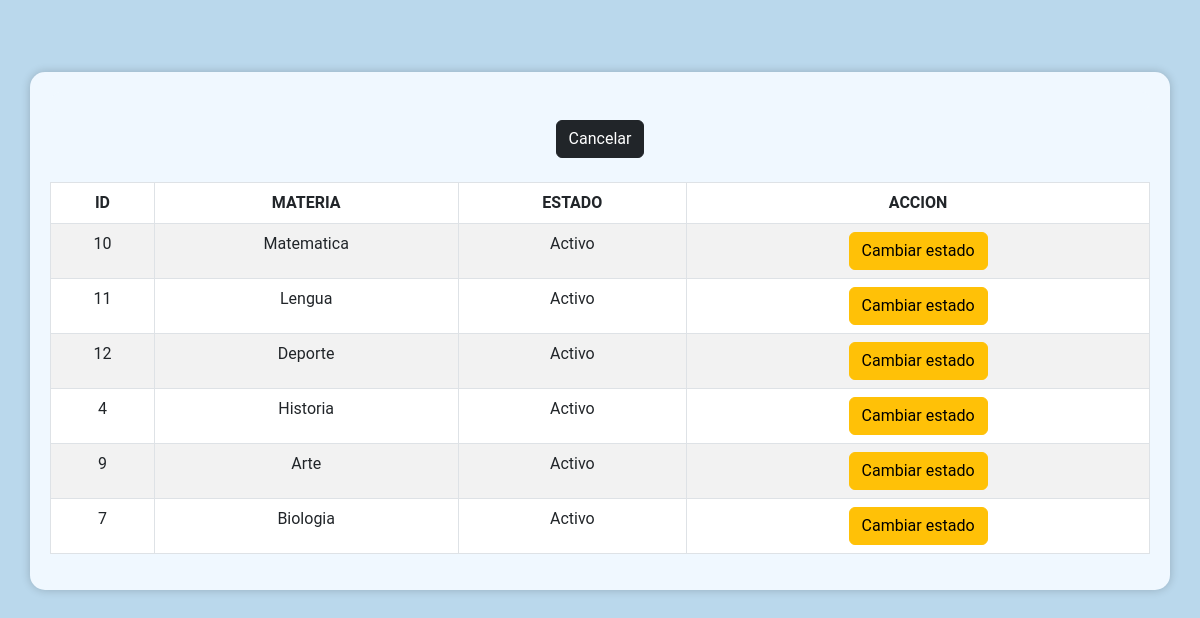
Screenshot of /admin/curso_materia/estadoMateriaCurso.php?id=1 with the database file from the repository.
### tables this page shows
CREATE TABLE `curso_materia` (
  `id_cm` int(11) NOT NULL,
  `id_curso` int(11) NOT NULL,
  `id_materia` int(11) NOT NULL,
  `id_estado` int(11) NOT NULL
);

CREATE TABLE `materia` (
  `id_materia` int(11) NOT NULL,
  `tipo` varchar(50) NOT NULL
);

CREATE TABLE `estado` (
  `id_estado` int(11) NOT NULL,
  `tipo` varchar(50) NOT NULL
);

### admin/curso_materia/estadoMateriaCurso.php (the view, shortened to what this page needs)
<?php
$id= $_GET['id'];
$nombre= $_GET['nombre'];
$conn = mysqli_connect("localhost", "root", "", "gestion_calificaciones");
?>
<!DOCTYPE html>
<html lang="en">
<head>
    <link rel="stylesheet" href="https://cdn.jsdelivr.net/npm/bootstrap@5.3.0-alpha1/dist/css/bootstrap.min.css">
</head>
<br><br><br>
<body>
    <div class="container">
        <h1 style="text-align: center;"><?php echo $nombre ?></h1>
        <button type="button" class="btn btn-dark" onclick="window.location.href='cursoMateria.php'">Cancelar</button>
        <br><br>
        <?php
        $sql = "SELECT p.id_cm, x.tipo , s.tipo AS materia
        FROM curso_materia p
        JOIN materia s ON p.id_materia = s.id_materia
        JOIN curso e ON p.id_curso = e.id_curso
        JOIN estado x ON p.id_estado = x.id_estado
        WHERE e.id_curso = $id;";
        $result = mysqli_query($conn, $sql);
        ?>
        <table id="alumnos" class="table table-bordered table-striped text-center">
            <thead>
                <tr class="bg-primary text-white">
                    <th scope="col">ID</th>
                    <th scope="col">MATERIA</th>
                    <th scope="col">ESTADO</th>
                    <th scope="col">ACCION</th>
                </tr>
            </thead>
            <tbody>
                <?php
                while ($mostrar = mysqli_fetch_array($result)) {
                    ?>
                    <tr>
                        <td><?php echo $mostrar['id_cm'] ?></td>
                        <td><?php echo $mostrar['materia'] ?></td>
                        <td><?php echo $mostrar['tipo'] ?></td>
                        <td>
                        <button type="button" class="btn btn-warning" onclick="window.location.href='estadoMateriaCurso2.php?id=<?php echo $mostrar["id_cm"]; ?>'">Cambiar estado</button>
                        </td>
                    </tr>
                <?php
                }
                ?>
            </tbody>
        </table>
    </div>
</body>
</html>

### admin/curso_materia/estadoMateriaCurso.php (style rules this page uses)
body { background-color:#BAD8EC; font-family: "Roboto", sans-serif; text-align: center; }
.container { background-color: aliceblue; margin: auto; padding: 20px; border-radius: 15px; box-shadow: 0 0 10px rgba(0, 0, 0, 0.2); }
h1 { background-color: aliceblue; border-radius: 15px 10px 15px 10px; padding: 10px; }

### rows the page displays
curso_materia: id_cm "10", id_materia.tipo "Matematica", id_estado.tipo "Activo"
curso_materia: id_cm "11", id_materia.tipo "Lengua", id_estado.tipo "Activo"
curso_materia: id_cm "12", id_materia.tipo "Deporte", id_estado.tipo "Activo"
curso_materia: id_cm "4", id_materia.tipo "Historia", id_estado.tipo "Activo"
curso_materia: id_cm "9", id_materia.tipo "Arte", id_estado.tipo "Activo"
curso_materia: id_cm "7", id_materia.tipo "Biologia", id_estado.tipo "Activo"
